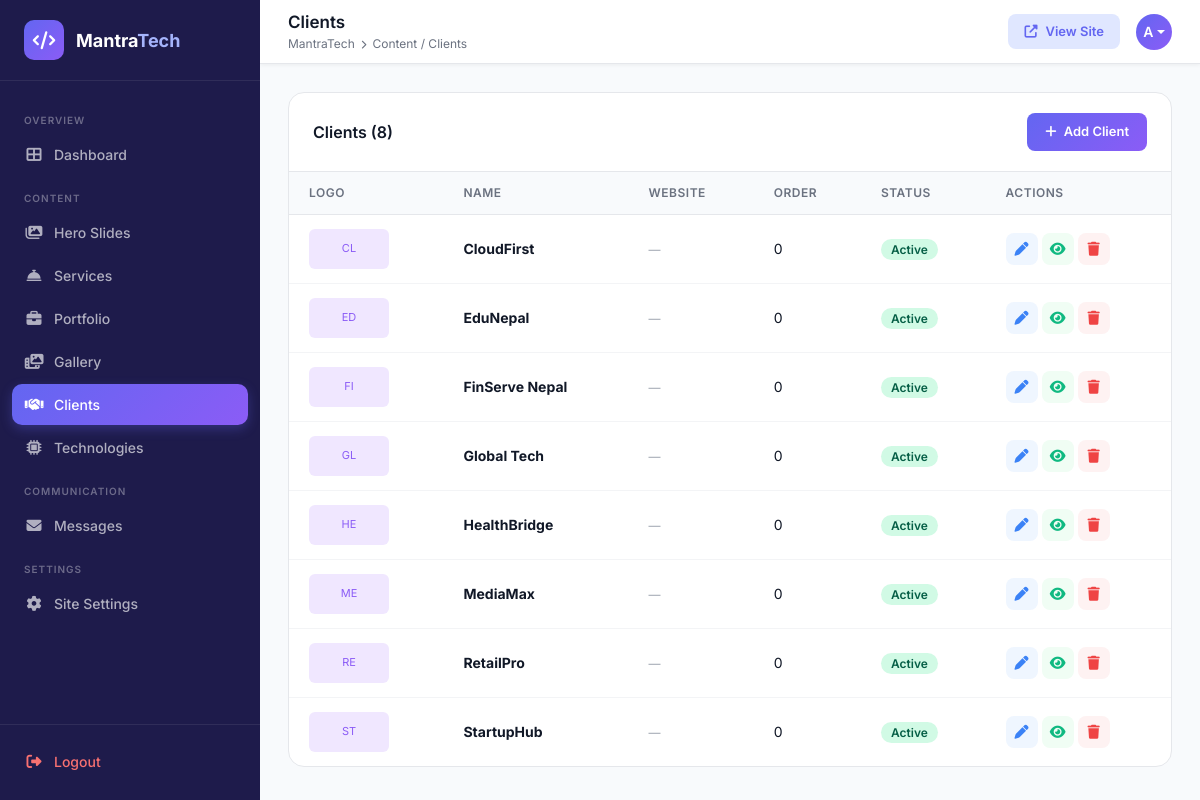
Screenshot of /admin/clients.php (signed in) with the database file from the repository.
### tables this page shows
CREATE TABLE IF NOT EXISTS clients (
    id INT AUTO_INCREMENT PRIMARY KEY,
    name VARCHAR(255) NOT NULL,
    logo VARCHAR(255),
    website VARCHAR(255),
    is_active TINYINT(1) DEFAULT 1,
    display_order INT DEFAULT 0
);

### admin/clients.php (the view, shortened to what this page needs)
<?php
require_once '_header.php';
$action = $_GET['action'] ?? 'list';
$editItem = null;
$items = [];
if ($conn) {
    $res = mysqli_query($conn, "SELECT * FROM clients ORDER BY display_order, name");
    while ($row = mysqli_fetch_assoc($res)) $items[] = $row;
}
?>
<?php if ($action === 'add' || $action === 'edit'): ?>
<div class="row">
    <div class="col-lg-6">
        <div class="admin-card-header" style="background:#fff; border-radius:16px 16px 0 0; border:1px solid #e5e7eb; border-bottom:none;">
            <div class="admin-card-title"><?= $editItem ? 'Edit Client' : 'Add New Client' ?></div>
            <a href="clients.php" class="btn-primary-custom" style="background:#6b7280; padding:7px 14px; font-size:13px;"><i class="fas fa-arrow-left"></i> Back</a>
        </div>
        <div class="form-card" style="border-radius:0 0 16px 16px;">
            <form method="POST" enctype="multipart/form-data">
                <?php if ($editItem): ?><input type="hidden" name="id" value="<?= $editItem['id'] ?>"><?php endif; ?>
                <div class="row g-3">
                    <div class="col-12">
                        <label class="form-label">Client Name *</label>
                        <input type="text" name="name" class="form-control" required value="<?= htmlspecialchars($editItem['name'] ?? '') ?>">
                    </div>
                    <div class="col-12">
                        <label class="form-label">Website URL</label>
                        <input type="url" name="website" class="form-control" value="<?= htmlspecialchars($editItem['website'] ?? '') ?>" placeholder="https://client.com">
                    </div>
                    <div class="col-12">
                        <label class="form-label">Upload Logo</label>
                        <input type="file" name="logo_file" class="form-control mb-2" accept="image/*">
                        <small class="text-muted">Or paste logo URL:</small>
                        <input type="url" name="logo_url" class="form-control mt-1" value="<?= htmlspecialchars(str_starts_with($editItem['logo'] ?? '', 'http') ? $editItem['logo'] : '') ?>" placeholder="https://...">
                        <?php if ($editItem && $editItem['logo']): ?>
                        <div class="mt-2">
                            <?php $imgSrc = str_starts_with($editItem['logo'], 'http') ? $editItem['logo'] : '../assets/images/'.$editItem['logo']; ?>
                            <img src="<?= htmlspecialchars($imgSrc) ?>" style="max-height:60px; border-radius:6px;" onerror="this.style.display='none'">
                        </div>
                        <?php endif; ?>
                    </div>
                    <div class="col-md-4">
                        <label class="form-label">Display Order</label>
                        <input type="number" name="display_order" class="form-control" value="<?= $editItem['display_order'] ?? 0 ?>">
                    </div>
                    <div class="col-12">
                        <button type="submit" class="btn-primary-custom"><i class="fas fa-save"></i> <?= $editItem ? 'Update Client' : 'Add Client' ?></button>
                    </div>
                </div>
            </form>
        </div>
    </div>
</div>
<?php else: ?>
<div class="admin-card">
    <div class="admin-card-header">
        <div class="admin-card-title">Clients (<?= count($items) ?>)</div>
        <a href="clients.php?action=add" class="btn-primary-custom"><i class="fas fa-plus"></i> Add Client</a>
    </div>
    <table class="admin-table">
        <thead>
            <tr><th>Logo</th><th>Name</th><th>Website</th><th>Order</th><th>Status</th><th>Actions</th></tr>
        </thead>
        <tbody>
            <?php foreach ($items as $item): ?>
            <tr>
                <td>
                    <?php if ($item['logo']): ?>
                        <?php $imgSrc = str_starts_with($item['logo'], 'http') ? $item['logo'] : '../assets/images/'.$item['logo']; ?>
                        <img src="<?= htmlspecialchars($imgSrc) ?>" style="max-width:80px; max-height:40px; object-fit:contain;" onerror="this.src='https://via.placeholder.com/80x40?text=Logo'">
                    <?php else: ?>
                        <div style="width:80px; height:40px; background:#f0e7ff; border-radius:6px; display:flex; align-items:center; justify-content:center; font-size:11px; color:#8b5cf6;"><?= strtoupper(substr($item['name'], 0, 2)) ?></div>
                    <?php endif; ?>
                </td>
                <td><strong><?= htmlspecialchars($item['name']) ?></strong></td>
                <td><?= $item['website'] ? '<a href="'.htmlspecialchars($item['website']).'" target="_blank" style="font-size:12px; color:#6366f1;">'.htmlspecialchars($item['website']).'</a>' : '<span style="color:#9ca3af; font-size:12px;">—</span>' ?></td>
                <td><?= $item['display_order'] ?></td>
                <td><?= $item['is_active'] ? '<span class="badge-active">Active</span>' : '<span class="badge-inactive">Hidden</span>' ?></td>
                <td>
                    <div class="d-flex gap-1">
                        <a href="clients.php?action=edit&id=<?= $item['id'] ?>" class="btn-sm-icon btn-edit"><i class="fas fa-pen"></i></a>
                        <a href="clients.php?toggle=<?= $item['id'] ?>" class="btn-sm-icon btn-toggle"><i class="fas fa-eye"></i></a>
                        <a href="clients.php?delete=<?= $item['id'] ?>" class="btn-sm-icon btn-delete" onclick="return confirm('Delete this client?')"><i class="fas fa-trash"></i></a>
                    </div>
                </td>
            </tr>
            <?php endforeach; ?>
        </tbody>
    </table>
</div>
<?php endif; ?>
<?php require_once '_footer.php'; ?>

### admin/_header.php (style rules this page uses)
:root { --primary: #6366f1; --primary-dark: #4f46e5; --primary-light: #e0e7ff; --sidebar-width: 260px; --header-height: 64px; --bg-main: #f8fafc; --bg-card: #ffffff; --text-main: #111827; --text-muted: #6b7280; --border: #e5e7eb; --success: #10b981; --danger: #ef4444; --warning: #f59e0b; --info: #3b82f6; }
* { margin: 0; padding: 0; box-sizing: border-box; }
body { font-family: 'Inter', sans-serif; background: var(--bg-main); color: var(--text-main); }
.admin-card { background: var(--bg-card); border-radius: 16px; border: 1px solid var(--border); overflow: hidden; }
.admin-card-header { padding: 20px 24px; border-bottom: 1px solid var(--border); display: flex; align-items: center; justify-content: space-between; }
.admin-card-title { font-size: 16px; font-weight: 600; color: var(--text-main); }
.admin-table { width: 100%; border-collapse: collapse; }
.admin-table thead th { background: var(--bg-main); padding: 12px 20px; font-size: 12px; font-weight: 600; text-transform: uppercase; letter-spacing: 0.5px; color: var(--text-muted); border-bottom: 1px solid var(--border); text-align: left; }
.admin-table tbody td { padding: 14px 20px; font-size: 14px; border-bottom: 1px solid #f3f4f6; vertical-align: middle; }
.admin-table tbody tr:last-child td { border-bottom: none; }
.btn-primary-custom { background: linear-gradient(135deg, #6366f1, #8b5cf6); color: white; border: none; border-radius: 8px; padding: 9px 18px; font-size: 13px; font-weight: 600; font-family: 'Inter', sans-serif; cursor: pointer; display: inline-flex; align-items: center; gap: 7px; text-decoration: none; transition: all 0.2s; }
.btn-sm-icon { width: 32px; height: 32px; border-radius: 8px; border: none; display: inline-flex; align-items: center; justify-content: center; font-size: 14px; cursor: pointer; transition: all 0.2s; text-decoration: none; }
.btn-edit { background: #eff6ff; color: #3b82f6; }
.btn-delete { background: #fef2f2; color: #ef4444; }
.btn-toggle { background: #f0fdf4; color: #10b981; }
.badge-active { background: #d1fae5; color: #065f46; padding: 3px 10px; border-radius: 20px; font-size: 12px; font-weight: 600; }

### rows the page displays
clients: name "CL", name "CloudFirst", display_order "0", is_active "Active"
clients: name "ED", name "EduNepal", display_order "0", is_active "Active"
clients: name "FI", name "FinServe Nepal", display_order "0", is_active "Active"
clients: name "GL", name "Global Tech", display_order "0", is_active "Active"
clients: name "HE", name "HealthBridge", display_order "0", is_active "Active"
clients: name "ME", name "MediaMax", display_order "0", is_active "Active"
clients: name "RE", name "RetailPro", display_order "0", is_active "Active"
clients: name "ST", name "StartupHub", display_order "0", is_active "Active"

### other values shown
count($items) "8"
